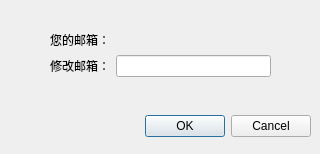
<?xml version="1.0" encoding="UTF-8"?>
<ui version="4.0">
 <class>Dialog</class>
 <widget class="QDialog" name="Dialog">
  <property name="geometry">
   <rect>
    <x>0</x>
    <y>0</y>
    <width>320</width>
    <height>154</height>
   </rect>
  </property>
  <property name="windowTitle">
   <string>修改邮箱</string>
  </property>
  <widget class="QDialogButtonBox" name="buttonBox">
   <property name="geometry">
    <rect>
     <x>10</x>
     <y>110</y>
     <width>301</width>
     <height>32</height>
    </rect>
   </property>
   <property name="orientation">
    <enum>Qt::Horizontal</enum>
   </property>
   <property name="standardButtons">
    <set>QDialogButtonBox::Cancel|QDialogButtonBox::Ok</set>
   </property>
  </widget>
  <widget class="QWidget" name="">
   <property name="geometry">
    <rect>
     <x>50</x>
     <y>30</y>
     <width>221</width>
     <height>47</height>
    </rect>
   </property>
   <layout class="QGridLayout" name="gridLayout">
    <item row="0" column="0">
     <widget class="QLabel" name="label">
      <property name="text">
       <string>您的邮箱：</string>
      </property>
     </widget>
    </item>
    <item row="0" column="1">
     <widget class="QLabel" name="output_email">
      <property name="text">
       <string/>
      </property>
     </widget>
    </item>
    <item row="1" column="0">
     <widget class="QLabel" name="label_3">
      <property name="text">
       <string>修改邮箱：</string>
      </property>
     </widget>
    </item>
    <item row="1" column="1">
     <widget class="QLineEdit" name="input_email"/>
    </item>
   </layout>
  </widget>
 </widget>
 <resources/>
 <connections>
  <connection>
   <sender>buttonBox</sender>
   <signal>rejected()</signal>
   <receiver>Dialog</receiver>
   <slot>reject()</slot>
   <hints>
    <hint type="sourcelabel">
     <x>316</x>
     <y>260</y>
    </hint>
    <hint type="destinationlabel">
     <x>286</x>
     <y>274</y>
    </hint>
   </hints>
  </connection>
 </connections>
</ui>
